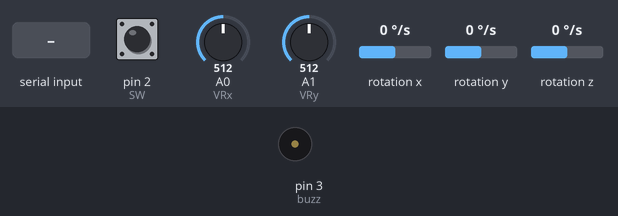
Bench run of a sketch on a simulated Arduino Uno, built with avr-gcc and run on an emulated ATmega328P. Shown: buzzer (waves = sounding, pin HIGH). Wiring (inferred from the names in the program): MPU-6050 motion sensor at I2C address 0x68. Inputs (shaded band) come from the test bench; at power-on: rotation x 0 °/s, pin 2 (SW) HIGH, A0 (VRx) = 512, A1 (VRy) = 512, rotation y 0 °/s, rotation z 0 °/s. What the sketch prints to the serial monitor is not drawn.

Above: at 1.2 s.
1.3 s: byte 30 received over Serial
2.9 s: rotation x set to -192 °/s
Timing chart, 0 to 5.9 s (numbered marks = the images above; inputs shaded):
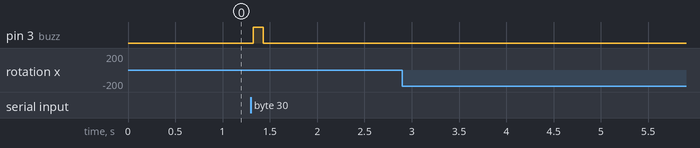

Measured:
- after the input at 1.3 s, pin 3 (buzz): LOW → HIGH at once, → LOW 0.10 s later
- after the input at 2.9 s, every drawn part: stays the same

The sketch:

Lab2_joystick.ino
```cpp
#include <Wire.h>
//Lab 2 Arduino Code. References Elegoo open source examples and content from the arduino "wire.h" reference guide.
//Initializes program variables
int VRx = A0; //Assign analog pins A0 and A1 as inputs from the joystick.
int VRy = A1;
int SW = 2;
int buzz = 3;
int xPosition = 0;
int yPosition = 0;
int SW_state = 0;
int mapX = 0;
int mapY = 0;
int counter = 0;
int incomingByte = 0;
int appleFlag = 0;

int16_t gyro[] = {0, 0, 0}; //Creates a 3 element array to assign gyro data to.

void setup() {
  Serial.begin(9600); //Establishes baud rate an opens serial port for communicating with COM3 port on laptop.
  Wire.begin(); //Join I2C bus
  //Establish pin assignments as inputs.
  pinMode(VRx, INPUT);
  pinMode(VRy, INPUT);
  pinMode(SW, INPUT_PULLUP);
  pinMode(buzz, OUTPUT);
  digitalWrite(buzz, LOW);

  //Initialize the MPU6050
  Wire.begin(); //Begin I2C communicaiton
  Wire.beginTransmission(0x68); //Transmit to device at address 0x68 (address of MPU6050 found in reference manual)
  Wire.write(0x6B); //Write 0x00 to register 0x6B. This resets the MPU6050.
  Wire.write(0x00);
  Wire.endTransmission(); //End I2C communication.

}

void loop() {
  //Request sensor data from MPU6050
  Wire.beginTransmission(0x68); //Specify MPU6050 address
  Wire.write(0x43); //Specify register to pull data from (0x43 is the beginning register where gyroscoe data is stored.)
  Wire.endTransmission(); //End transmission
  Wire.requestFrom(0x68, 6); //Pull 6 bytes of data read from the MPU. (These will be six bytes starting at address 0x43, which yields data for all three axes).

  //Read joystick inputs
  xPosition = analogRead(VRx); //Read ADC value at pin A0
  yPosition = analogRead(VRy); //Read ADC value at pin A1
  SW_state = digitalRead(SW);  //Read digital value at pin 2
  mapX = map(xPosition, 0, 1023, -10, 10); //Convert the 0-1023 number into an integer between -10 and 10.
  mapY = map(yPosition, 0, 1023, -10, 10);

  //Checks if the python prgram set the flag indicating the apple was eaten, and if so, turns on the buzzer.
    // read the incoming byte:
    incomingByte = Serial.read();

    if(incomingByte != -1) {  //Serial.read() returns a -1 if it detects no data at the serial port.
      digitalWrite(buzz, HIGH);
      appleFlag = 1;
    }
    else {
      digitalWrite(buzz, LOW);
      appleFlag = 0;
    }

 //Use Serial library to export data stream to PC. Data values are seperated by a /.
  //Joystick outputs
  Serial.print("/");
  Serial.print(mapX);
  Serial.print("/");
  Serial.print(mapY);
  Serial.print("/");
  Serial.print(SW_state);
  //MPU6050 outputs
  Serial.print("/");

    for(int i = 0 ; i < 3 ; ++i) { //For loop which fills the three values in gyro with the per-axis gyro data.
    gyro[i] = Wire.read() << 8 | Wire.read(); //Specifies that the value in gyro[i] will be written starting with the MSB and ending with the LSB, since each axis requires 16 bits of data.
    Serial.print(gyro[i]); //Prints value of gyro[i] to datastream to PC
    Serial.print("/");
    }
  Serial.print(incomingByte);
  Serial.println("/");

  delay(100);
  }
```
